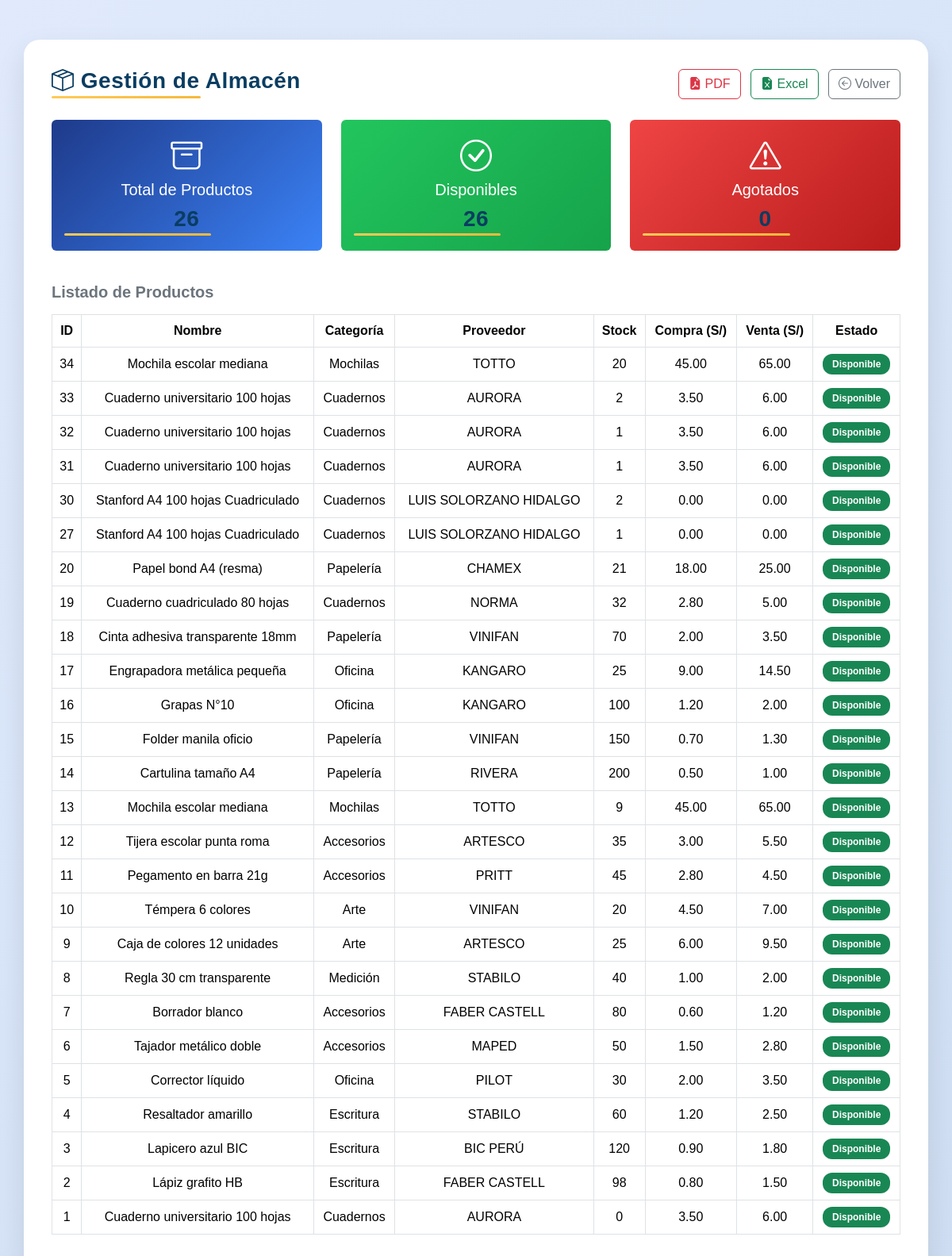
/boleta.php (signed in), run on the app's committed database.
### tables this page shows
CREATE TABLE `almacen` (
  `id` int(11) NOT NULL,
  `codigo` varchar(50) NOT NULL,
  `nombre` varchar(150) NOT NULL,
  `categoria` varchar(100) DEFAULT NULL,
  `proveedor` varchar(120) DEFAULT NULL,
  `stock` int(11) DEFAULT 0,
  `precio_compra` decimal(10,2) DEFAULT 0.00,
  `precio_venta` decimal(10,2) DEFAULT 0.00,
  `fecha_ingreso` date NOT NULL,
  `estado` enum('Disponible','Agotado','Inactivo') DEFAULT 'Disponible'
);

### boleta.php (the view, shortened to what this page needs)
<?php
include 'conexion.php';
$total = $conn->query("SELECT COUNT(*) AS total FROM almacen")->fetch_assoc()['total'];
$disponibles = $conn->query("SELECT COUNT(*) AS total FROM almacen WHERE estado='Disponible'")->fetch_assoc()['total'];
$agotados = $conn->query("SELECT COUNT(*) AS total FROM almacen WHERE estado='Agotado'")->fetch_assoc()['total'];
$productos = $conn->query("SELECT id, nombre, categoria, proveedor, stock, precio_compra, precio_venta, estado FROM almacen ORDER BY id DESC");
?>
<!DOCTYPE html>
<html lang="es">
<head>
<link href="https://cdn.jsdelivr.net/npm/bootstrap@5.3.2/dist/css/bootstrap.min.css" rel="stylesheet">
<link href="https://cdn.jsdelivr.net/npm/bootstrap-icons@1.11.1/font/bootstrap-icons.css" rel="stylesheet">
</head>
<body>
<div class="container">
  <div class="d-flex justify-content-between align-items-center mb-4">
    <h3><i class="bi bi-box-seam"></i> Gestión de Almacén</h3>
    <div>
      <a href="reporte_pdf.php" class="btn btn-outline-danger me-2"><i class="bi bi-file-earmark-pdf-fill"></i> PDF</a>
      <a href="reporte_excel.php" class="btn btn-outline-success me-2"><i class="bi bi-file-earmark-excel-fill"></i> Excel</a>
      <a href="dashboard.php" class="btn btn-outline-secondary"><i class="bi bi-arrow-left-circle"></i> Volver</a>
    </div>
  </div>
  <div class="row text-center mb-4">
    <div class="col-md-4 mb-3">
      <div class="card border-0 text-white" style="background:linear-gradient(135deg,#1e3a8a,#3b82f6);">
        <div class="card-body">
          <i class="bi bi-archive fs-1"></i>
          <h5>Total de Productos</h5>
          <h3 class="fw-bold"><?= $total ?></h3>
        </div>
      </div>
    </div>
    <div class="col-md-4 mb-3">
      <div class="card border-0 text-white" style="background:linear-gradient(135deg,#22c55e,#16a34a);">
        <div class="card-body">
          <i class="bi bi-check-circle fs-1"></i>
          <h5>Disponibles</h5>
          <h3 class="fw-bold"><?= $disponibles ?></h3>
        </div>
      </div>
    </div>
    <div class="col-md-4 mb-3">
      <div class="card border-0 text-white" style="background:linear-gradient(135deg,#ef4444,#b91c1c);">
        <div class="card-body">
          <i class="bi bi-exclamation-triangle fs-1"></i>
          <h5>Agotados</h5>
          <h3 class="fw-bold"><?= $agotados ?></h3>
        </div>
      </div>
    </div>
  </div>
  <h5 class="fw-bold text-secondary mb-3">Listado de Productos</h5>
  <div class="table-responsive">
    <table class="table table-hover table-bordered align-middle text-center">
      <thead>
        <tr>
          <th>ID</th>
          <th>Nombre</th>
          <th>Categoría</th>
          <th>Proveedor</th>
          <th>Stock</th>
          <th>Compra (S/)</th>
          <th>Venta (S/)</th>
          <th>Estado</th>
        </tr>
      </thead>
      <tbody>
        <?php if($productos->num_rows>0): while($p=$productos->fetch_assoc()): ?>
        <tr>
          <td><?= $p['id'] ?></td>
          <td><?= htmlspecialchars($p['nombre']) ?></td>
          <td><?= htmlspecialchars($p['categoria']) ?></td>
          <td><?= htmlspecialchars($p['proveedor']) ?></td>
          <td><?= $p['stock'] ?></td>
          <td><?= number_format($p['precio_compra'],2) ?></td>
          <td><?= number_format($p['precio_venta'],2) ?></td>
          <td>
            <?php
              $estado = strtolower($p['estado']);
              $class = ($estado == 'disponible') ? 'bg-success' : (($estado == 'agotado') ? 'bg-danger' : 'bg-secondary');
            ?>
            <span class="badge <?= $class ?>"><?= ucfirst($estado) ?></span>
          </td>
        </tr>
        <?php endwhile; else: ?>
        <tr><td colspan="8" class="text-muted">No hay productos registrados.</td></tr>
        <?php endif; ?>
      </tbody>
    </table>
  </div>
</div>
</body>
</html>

### boleta.php (style rules this page uses)
body { background: linear-gradient(135deg, #e0eafc, #cfdef3); font-family: 'Poppins', sans-serif; color: #333; min-height: 100vh; }
.container { background: #fff; border-radius: 20px; box-shadow: 0 15px 35px rgba(0,0,0,0.1); padding: 35px; margin-top: 50px; transition: transform 0.3s ease, box-shadow 0.3s ease; }
h3 { color: #0a3d62; font-weight: 700; letter-spacing: 0.5px; position: relative; }
h3::after { content: ''; position: absolute; bottom: -5px; left: 0; width: 60%; height: 3px; background: linear-gradient(90deg,#feca57,#f6b93b); border-radius: 10px; }
.table thead { background: linear-gradient(135deg, #0a3d62, #1b4f72); color: #fff; font-weight: 600; }
.badge { padding: 7px 12px; border-radius: 12px; font-weight: 600; }

### data on the page
almacen: id "34", nombre "Mochila escolar mediana", categoria "Mochilas", proveedor "TOTTO", stock "20", precio_compra "45.00", precio_venta "65.00", estado "Disponible"
almacen: id "33", nombre "Cuaderno universitario 100 hojas", categoria "Cuadernos", proveedor "AURORA", stock "2", precio_compra "3.50", precio_venta "6.00", estado "Disponible"
almacen: id "32", nombre "Cuaderno universitario 100 hojas", categoria "Cuadernos", proveedor "AURORA", stock "1", precio_compra "3.50", precio_venta "6.00", estado "Disponible"
almacen: id "31", nombre "Cuaderno universitario 100 hojas", categoria "Cuadernos", proveedor "AURORA", stock "1", precio_compra "3.50", precio_venta "6.00", estado "Disponible"
almacen: id "30", nombre "Stanford A4 100 hojas Cuadriculado", categoria "Cuadernos", proveedor "LUIS SOLORZANO HIDALGO", stock "2", precio_compra "0.00", precio_venta "0.00", estado "Disponible"
almacen: id "27", nombre "Stanford A4 100 hojas Cuadriculado", categoria "Cuadernos", proveedor "LUIS SOLORZANO HIDALGO", stock "1", precio_compra "0.00", precio_venta "0.00", estado "Disponible"
almacen: id "20", nombre "Papel bond A4 (resma)", categoria "Papelería", proveedor "CHAMEX", stock "21", precio_compra "18.00", precio_venta "25.00", estado "Disponible"
almacen: id "19", nombre "Cuaderno cuadriculado 80 hojas", categoria "Cuadernos", proveedor "NORMA", stock "32", precio_compra "2.80", precio_venta "5.00", estado "Disponible"
almacen: id "18", nombre "Cinta adhesiva transparente 18mm", categoria "Papelería", proveedor "VINIFAN", stock "70", precio_compra "2.00", precio_venta "3.50", estado "Disponible"
almacen: id "17", nombre "Engrapadora metálica pequeña", categoria "Oficina", proveedor "KANGARO", stock "25", precio_compra "9.00", precio_venta "14.50", estado "Disponible"
almacen: id "16", nombre "Grapas N°10", categoria "Oficina", proveedor "KANGARO", stock "100", precio_compra "1.20", precio_venta "2.00", estado "Disponible"
almacen: id "15", nombre "Folder manila oficio", categoria "Papelería", proveedor "VINIFAN", stock "150", precio_compra "0.70", precio_venta "1.30", estado "Disponible"
almacen: id "14", nombre "Cartulina tamaño A4", categoria "Papelería", proveedor "RIVERA", stock "200", precio_compra "0.50", precio_venta "1.00", estado "Disponible"
almacen: id "13", nombre "Mochila escolar mediana", categoria "Mochilas", proveedor "TOTTO", stock "9", precio_compra "45.00", precio_venta "65.00", estado "Disponible"
almacen: id "12", nombre "Tijera escolar punta roma", categoria "Accesorios", proveedor "ARTESCO", stock "35", precio_compra "3.00", precio_venta "5.50", estado "Disponible"
almacen: id "11", nombre "Pegamento en barra 21g", categoria "Accesorios", proveedor "PRITT", stock "45", precio_compra "2.80", precio_venta "4.50", estado "Disponible"
almacen: id "10", nombre "Témpera 6 colores", categoria "Arte", proveedor "VINIFAN", stock "20", precio_compra "4.50", precio_venta "7.00", estado "Disponible"
almacen: id "9", nombre "Caja de colores 12 unidades", categoria "Arte", proveedor "ARTESCO", stock "25", precio_compra "6.00", precio_venta "9.50", estado "Disponible"
almacen: id "8", nombre "Regla 30 cm transparente", categoria "Medición", proveedor "STABILO", stock "40", precio_compra "1.00", precio_venta "2.00", estado "Disponible"
almacen: id "7", nombre "Borrador blanco", categoria "Accesorios", proveedor "FABER CASTELL", stock "80", precio_compra "0.60", precio_venta "1.20", estado "Disponible"
almacen: id "6", nombre "Tajador metálico doble", categoria "Accesorios", proveedor "MAPED", stock "50", precio_compra "1.50", precio_venta "2.80", estado "Disponible"
almacen: id "5", nombre "Corrector líquido", categoria "Oficina", proveedor "PILOT", stock "30", precio_compra "2.00", precio_venta "3.50", estado "Disponible"
almacen: id "4", nombre "Resaltador amarillo", categoria "Escritura", proveedor "STABILO", stock "60", precio_compra "1.20", precio_venta "2.50", estado "Disponible"
almacen: id "3", nombre "Lapicero azul BIC", categoria "Escritura", proveedor "BIC PERÚ", stock "120", precio_compra "0.90", precio_venta "1.80", estado "Disponible"
almacen: id "2", nombre "Lápiz grafito HB", categoria "Escritura", proveedor "FABER CASTELL", stock "98", precio_compra "0.80", precio_venta "1.50", estado "Disponible"
almacen: id "1", nombre "Cuaderno universitario 100 hojas", categoria "Cuadernos", proveedor "AURORA", stock "0", precio_compra "3.50", precio_venta "6.00", estado "Disponible"

### other printed values
$total "26"
$disponibles "26"
$agotados "0"
